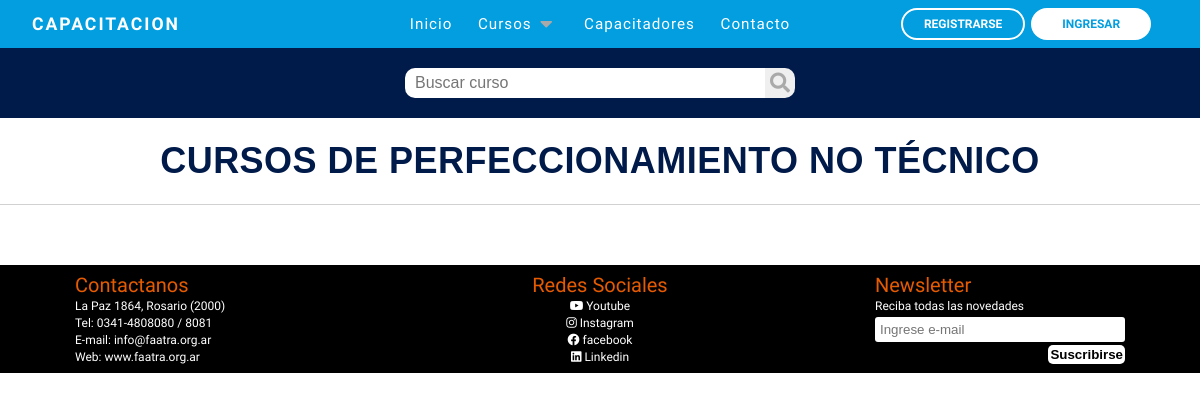
The app's page /cursosPerfeccionamientoNoT.php, older data.
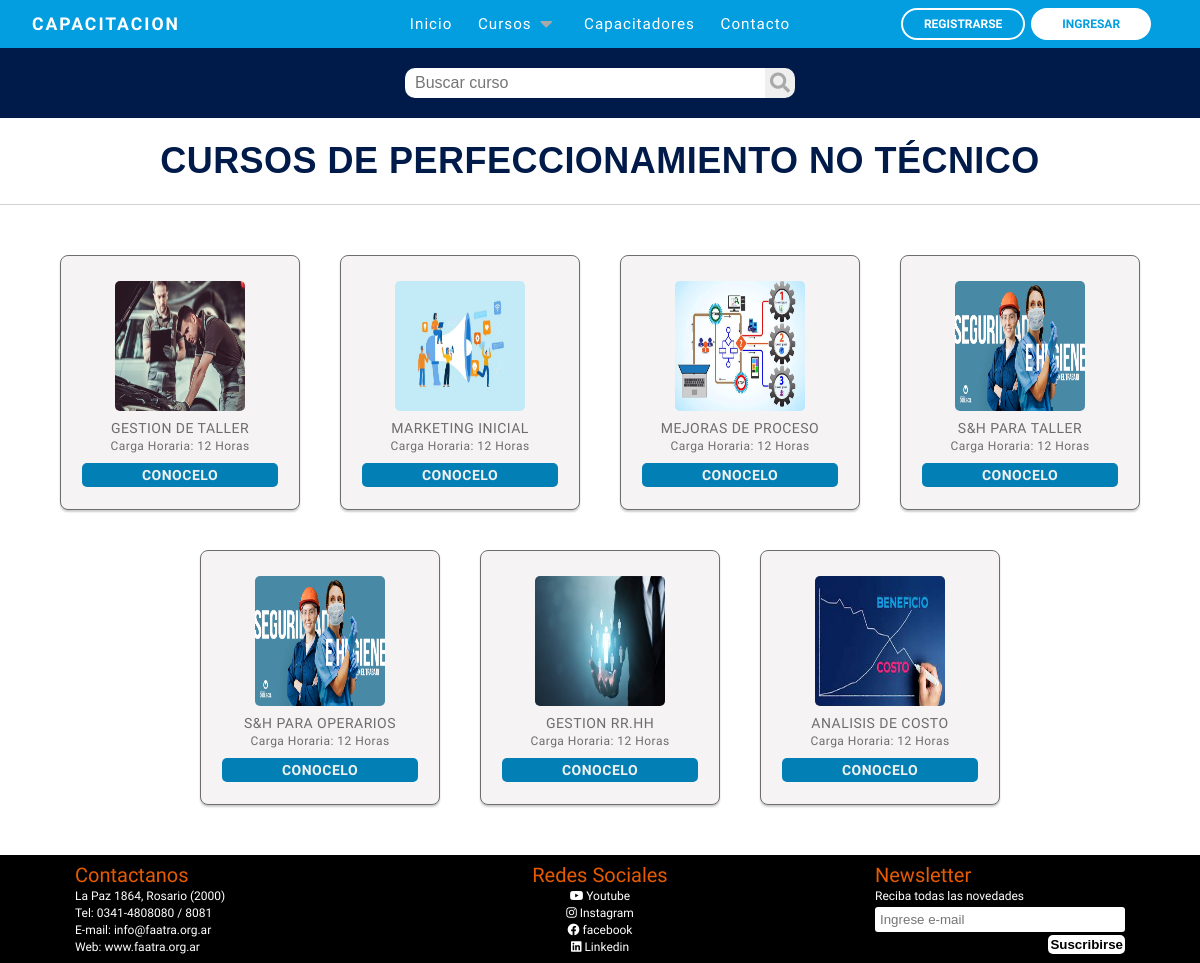
The same page, newer data.
### tables this page shows
CREATE TABLE `cursos` (
  `id` int(11) NOT NULL,
  `nombre` varchar(120) NOT NULL,
  `nivel_curso` int(10) NOT NULL,
  `descripcion` varchar(1000) NOT NULL,
  `logo_curso` varchar(255) NOT NULL,
  `carga_horaria` int(10) NOT NULL,
  `fecha_inicio` date NOT NULL,
  `fecha_fin` date NOT NULL,
  `id_capacitador` int(10) NOT NULL,
  `id_modalidad` int(10) NOT NULL
);

CREATE TABLE `niveles_cursos` (
  `id` int(10) NOT NULL,
  `nivel` varchar(60) NOT NULL,
  `carga_horaria` varchar(20) NOT NULL,
  `sub_indice` int(1) NOT NULL
);

### cursosPerfeccionamientoNoT.php (the view, shortened to what this page needs)
<?php
require_once('bd/conexion.php');
if (isset( $_POST['input-buscador'])) {
  $palabra = $_POST['input-buscador'];
  try {
    $bus = $pdo->prepare("SELECT cursos.id AS alias, cursos.nombre, cursos.logo_curso, niveles_cursos.carga_horaria, niveles_cursos.nivel, niveles_cursos.carga_horaria FROM cursos INNER JOIN niveles_cursos ON cursos.nivel_curso = niveles_cursos.id WHERE LOWER(cursos.nombre) LIKE LOWER('%$palabra%') AND cursos.nivel_curso = 2");
  $bus->execute();
} catch(PDOException $e) {
  echo $e->getMessage();
}
} else {
  $bus = $pdo->prepare('SELECT cursos.id AS alias, cursos.nombre, cursos.logo_curso, niveles_cursos.carga_horaria, niveles_cursos.nivel, niveles_cursos.carga_horaria from cursos INNER JOIN niveles_cursos ON cursos.nivel_curso = niveles_cursos.id WHERE cursos.nivel_curso = 2');
    $bus->execute();
  }
?>
<!DOCTYPE html>
<html lang="es">
<head>
    <link rel="stylesheet" href="https://use.fontawesome.com/releases/v5.15.4/css/all.css"
 />
    <link rel="stylesheet" href="reset.css">
    <link rel="stylesheet" href="css/cursosPerfeccionamientoNoT.css">
    <link rel="stylesheet" href="css/footer.css">
</head>
<body>
<?php
$rol = isset($_SESSION['rol_usuario']) ? $_SESSION['rol_usuario'] : '';
if ($rol == '') {
    $rol = '0';
}
switch ($rol) {
    case '0':
        include_once "nav.php";
        break;
}
?>
  <form action="" method="POST">
  <div class="header-content">
      <input type="text" class="input-buscador" id="input-buscador" name="input-buscador" placeholder="Buscar curso">
    <button type="text" id="buscador" name="buscador" class="buscador"><i class="fas fa-search"></i></button>
  </div>
</form>
    <main>
      <form action="" method="POST">
        <div>
          <p class="title">CURSOS DE PERFECCIONAMIENTO NO TÉCNICO</p>
        </div>
        <div class="container-capacitadores " id="lista-capacitadores">
          <?php while($res = $bus->fetch(PDO::FETCH_ASSOC)) { ?>
          <div class="card">
              <a href="<?= 'curso.php?id='.$res['alias'] ?>" class="linkCapacitador">
                <img src="images/cursos/<?= $res['logo_curso']?>" class="card-img" alt="<? $res['cursos.nombre']?>">
                <h4><?= $res['nombre']?>
                  </h4>
                <span style="font-size: 12px; margin-top: 10px">Carga Horaria: <?= $res['carga_horaria']?>
          </span>
              </a>
              <a href="<?= 'curso.php?id='.$res['alias'] ?>" class="button agregar-carrito">CONOCELO</a>
            </div>
            <?php } ?>
          </div>
      </form>
    </main>
    <?php include_once "footer.php" ?>
  </body>
</html>

Row changes from the older to the newer data that the page shows:
added cursos: logo_curso (picture), nombre "GESTION DE TALLER", niveles_cursos.carga_horaria "12 Horas"
added cursos: logo_curso (picture), nombre "MARKETING INICIAL", niveles_cursos.carga_horaria "12 Horas"
added cursos: logo_curso (picture), nombre "MEJORAS DE PROCESO", niveles_cursos.carga_horaria "12 Horas"
added cursos: logo_curso (picture), nombre "S&H PARA TALLER", niveles_cursos.carga_horaria "12 Horas"
added cursos: logo_curso (picture), nombre "S&H PARA OPERARIOS", niveles_cursos.carga_horaria "12 Horas"
added cursos: logo_curso (picture), nombre "GESTION RR.HH", niveles_cursos.carga_horaria "12 Horas"
added cursos: logo_curso (picture), nombre "ANALISIS DE COSTO", niveles_cursos.carga_horaria "12 Horas"
